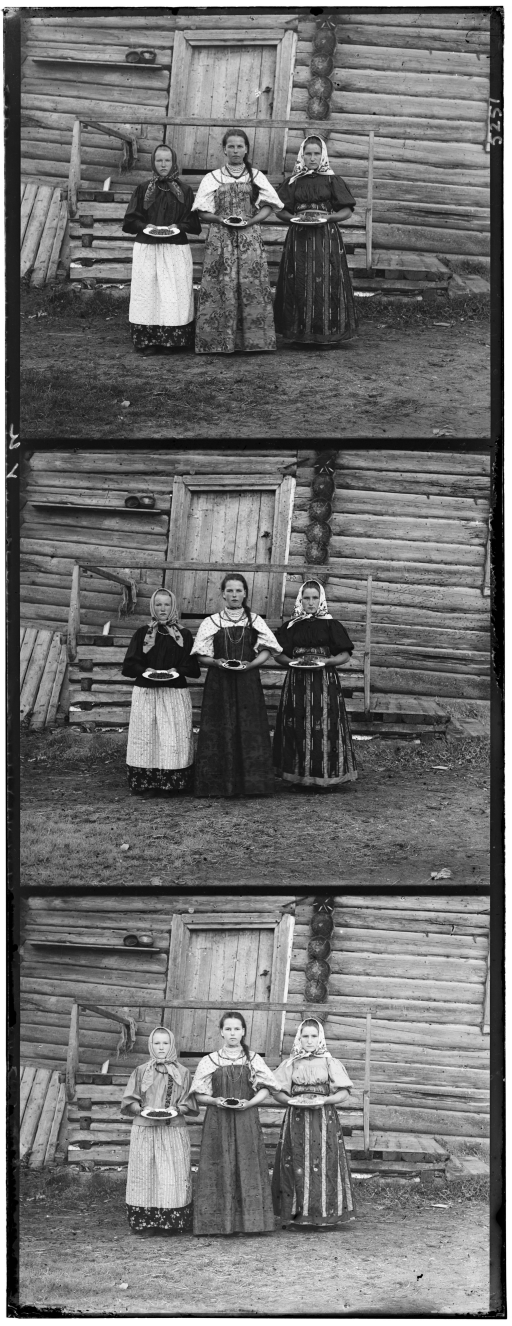
#> input picture samples/prokudin.png, 1024 x 2652 px (shown at 1/2 size)
$ python 09-colorize.py
#> lines starting #> are read from the running program, lines starting #| are printed output that depends on the picture
import cv2
import numpy

npyInput = cv2.imread(filename='./samples/prokudin.png', flags=cv2.IMREAD_GRAYSCALE).astype(numpy.float32) / 255.0
#> npyInput: shape (2652, 1024) float32; min 0.00392, max 1, mean 0.437

# align the individual images such that their combination results in a proper color image

# splitting the input into the three individual channels while slightly cropping the boundary

intFirst, intSecond = int(1.0 * npyInput.shape[0] / 3.0), int(2.0 * npyInput.shape[0] / 3.0)
#> intFirst = 884; intSecond = 1768

npyB = npyInput[:intFirst, :][50:-50, 50:-50]
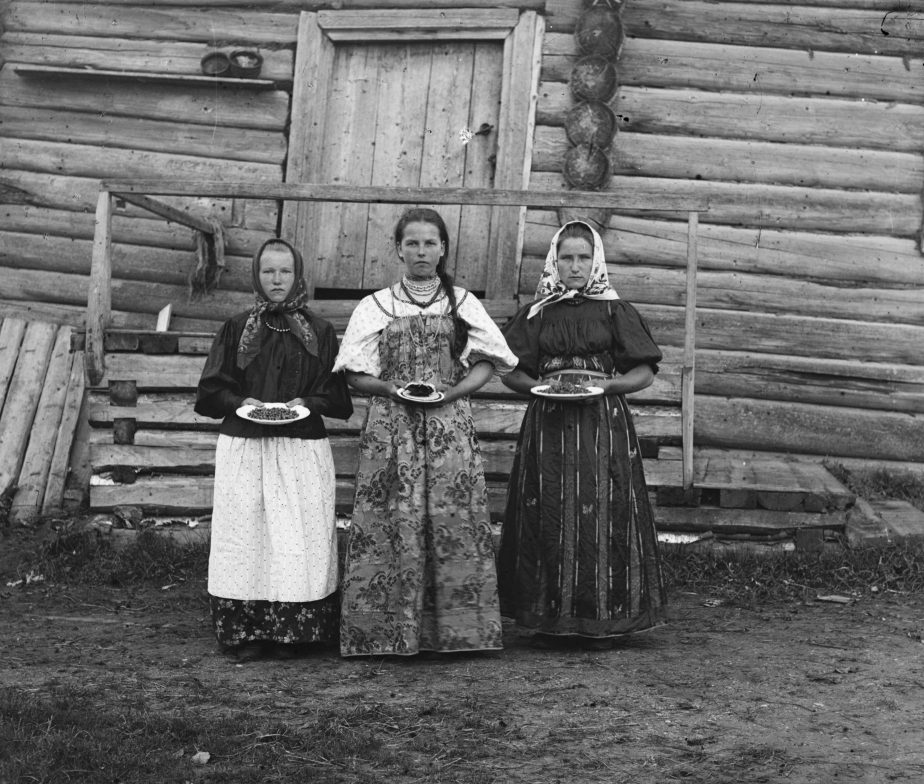
#> npyB: shape (784, 924) float32; min 0.00392, max 0.984, mean 0.418
npyG = npyInput[intFirst:intSecond, :][50:-50, 50:-50]
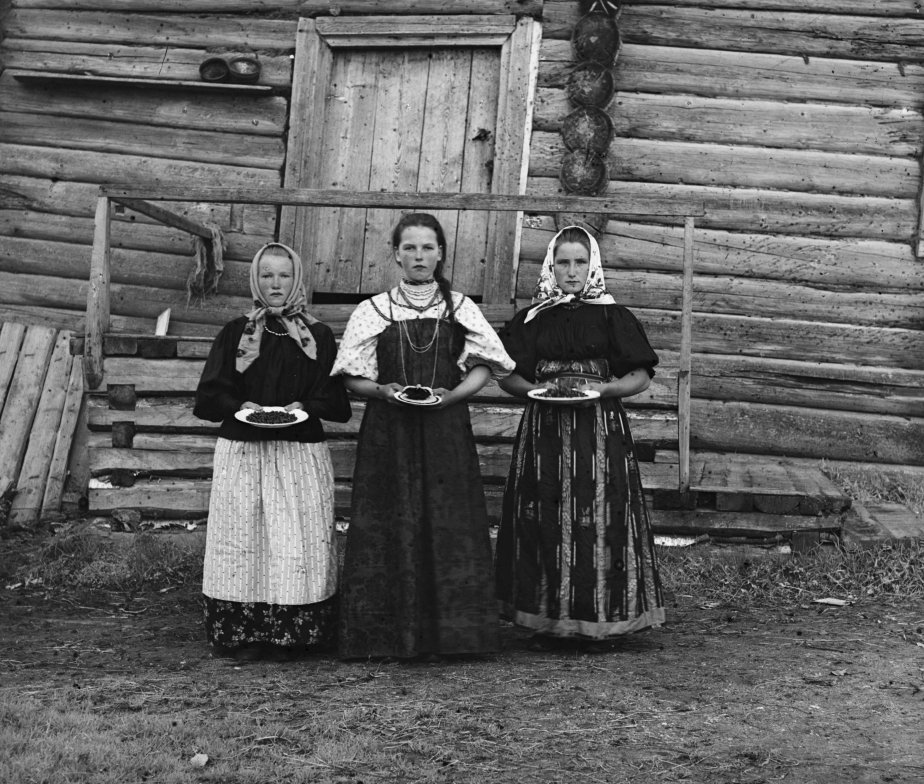
#> npyG: shape (784, 924) float32; min 0.00392, max 0.973, mean 0.385
npyR = npyInput[intSecond:, :][50:-50, 50:-50]
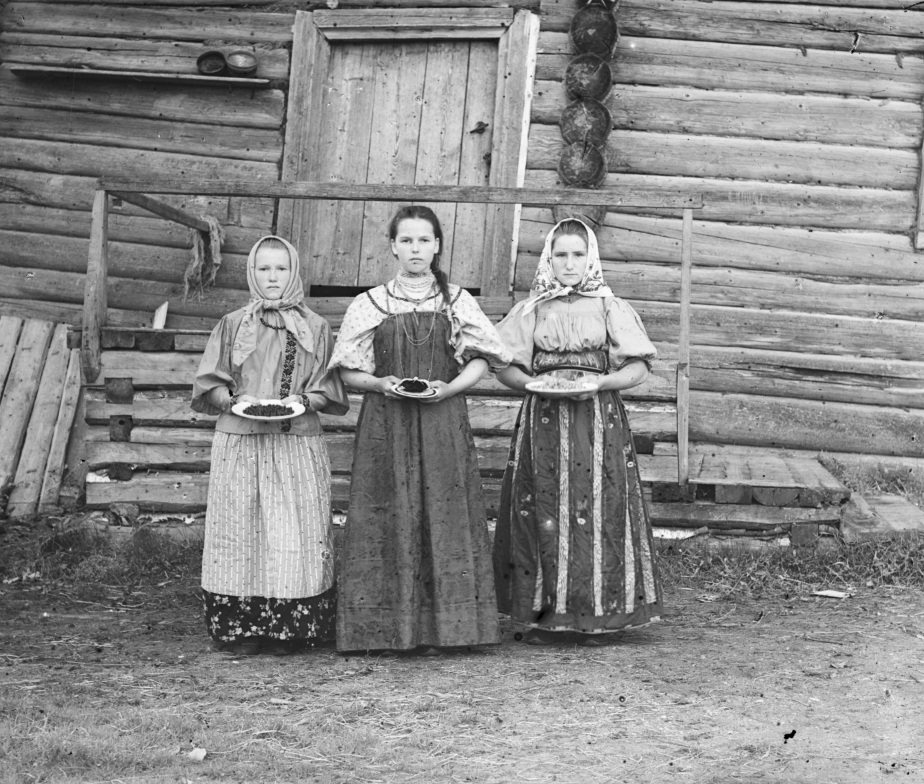
#> npyR: shape (784, 924) float32; min 0.00392, max 0.988, mean 0.54

# find the homography matrices between the images using cv2.findTransformECC
# based on these matrices, warp npyG and npyR towards npyB using cv2.warpPerspective
# make sure to use inverse warping as stated in the documentation of cv2.findTransformECC
# once the channels are aligned, they can simply be stacked to create the color image


npyOutput = numpy.stack([ npyB, npyG, npyR ], 2)
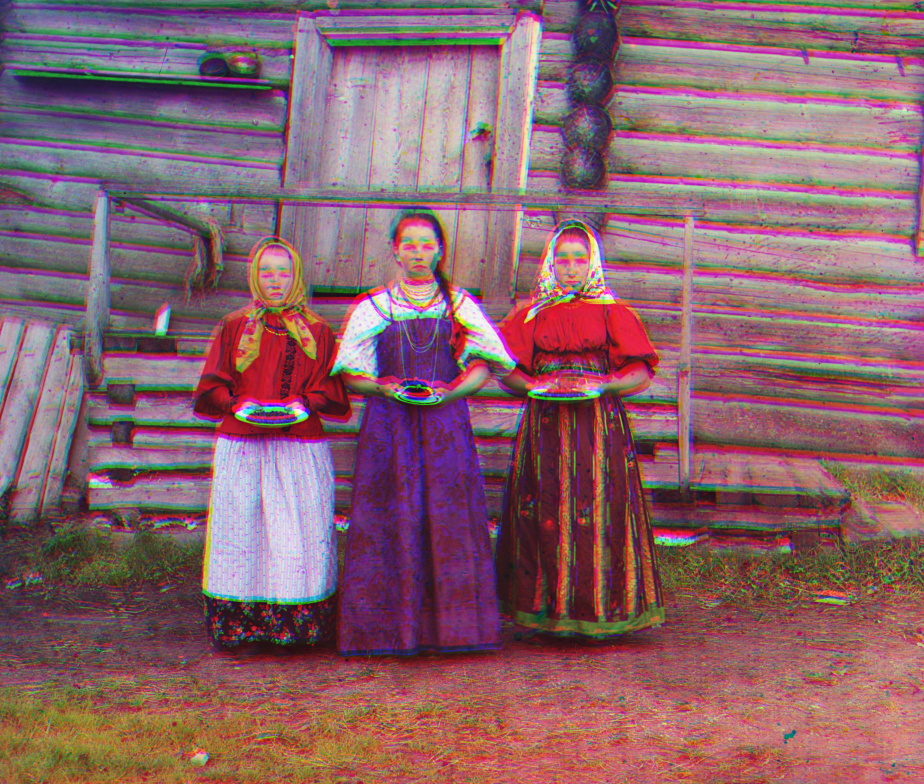
#> npyOutput: shape (784, 924, 3) float32; mean of channels 0, 1, 2 0.418, 0.385, 0.54; drawn as B, G, R

cv2.imwrite(filename='./09-colorize.png', img=(npyOutput * 255.0).clip(0.0, 255.0).astype(numpy.uint8))

$ run again, with samples/fruits.png copied over samples/prokudin.png
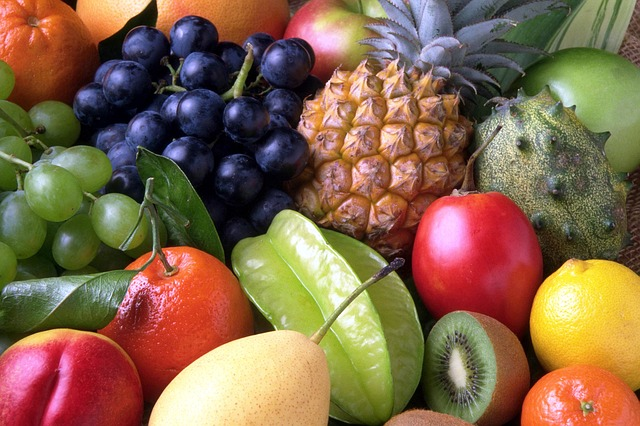
#> input picture samples/fruits.png, 640 x 426 px
#> `npyInput = cv2.imread(filename='./samples/prokudin.png', flags=cv2.IMR..`:
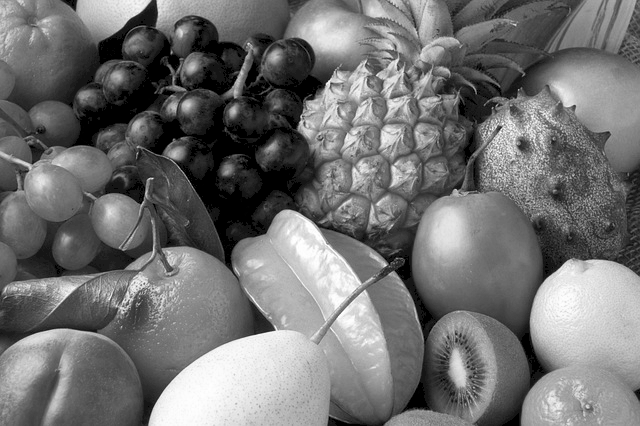
#> npyInput: shape (426, 640) float32; min 0, max 1, mean 0.446
#> `npyOutput = numpy.stack([ npyB, npyG, npyR ], 2)`:
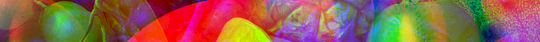
#> npyOutput: shape (42, 540, 3) float32; mean of channels 0, 1, 2 0.307, 0.378, 0.57; drawn as B, G, R
